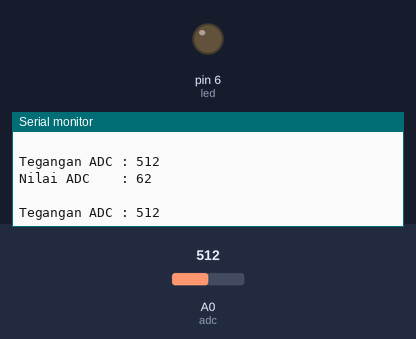
Bench run of a sketch on a simulated Arduino Uno, built with avr-gcc and run on an emulated ATmega328P. Parts: output pins drawn as LEDs (lit = HIGH), the last lines printed to the serial monitor. The inputs (shaded band) are chosen by the test bench; at power-on: A0 (adc) = 512.

Above: at 1.2 s.
1.3 s: A0 (adc) set to 107
At 1.9 s:
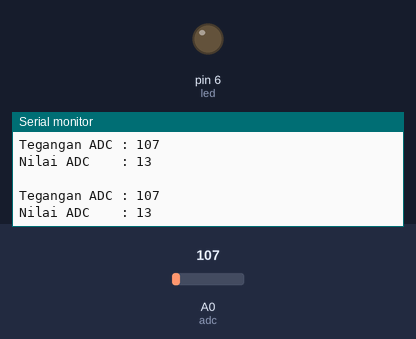
2.8 s: A0 (adc) set to 94
At 3.5 s:
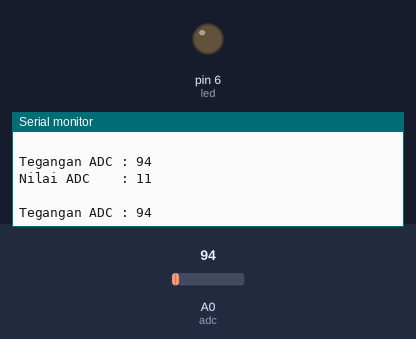
Timing chart, 0 to 5.8 s (numbered marks = the images above; inputs shaded):
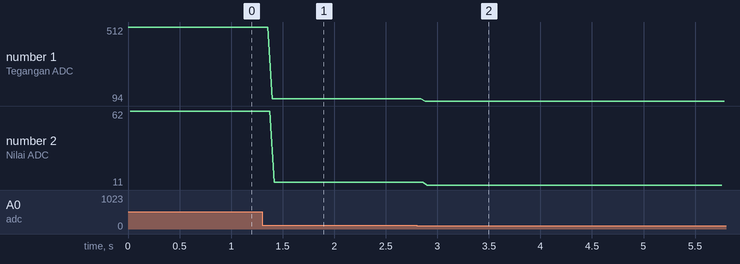

Measured:
- the behaviour switches between 100 and 99 on A0 (adc) (found by bisection; images 1 and 2)
- after the input at 1.3 s, the serial monitor: prints a new line after 0.10 s (image 1)
- after the input at 2.8 s, the serial monitor: prints a new line after 0.08 s (image 2)
- plotted number 1: 512 → 107 after the input at 1.3 s, 107 → 94 after the input at 2.8 s
- plotted number 2: 62 → 13 after the input at 1.3 s, 13 → 11 after the input at 2.8 s

The sketch:

adc.ino
```cpp
const int adc = A0;
const int led = 6;
int teganganADC, nilaiADC;

void setup() {
  Serial.begin(9600);
  pinMode(adc, INPUT);
  pinMode(led, OUTPUT);
}

void loop() {
  teganganADC = analogRead(adc);
  nilaiADC = map(teganganADC,0,4095,0,500);
  if(teganganADC == 273){
    digitalWrite(led, HIGH);
    Serial.print("-------------------");
    Serial.print("Tegangan ADC : ");
    Serial.println(teganganADC);
    Serial.print("Nilai ADC    : ");
    Serial.println(nilaiADC);
    Serial.print("-------------------");
    Serial.println(" ");
  }else{
    digitalWrite(led, LOW);
    Serial.print("Tegangan ADC : ");
    Serial.println(teganganADC);
    Serial.print("Nilai ADC    : ");
    Serial.println(nilaiADC);
    Serial.println(" ");
  }
  //Jadi,nilai ADC yang terbaca ketika tegangan 2.73 Volt adalah 2271
}
```
